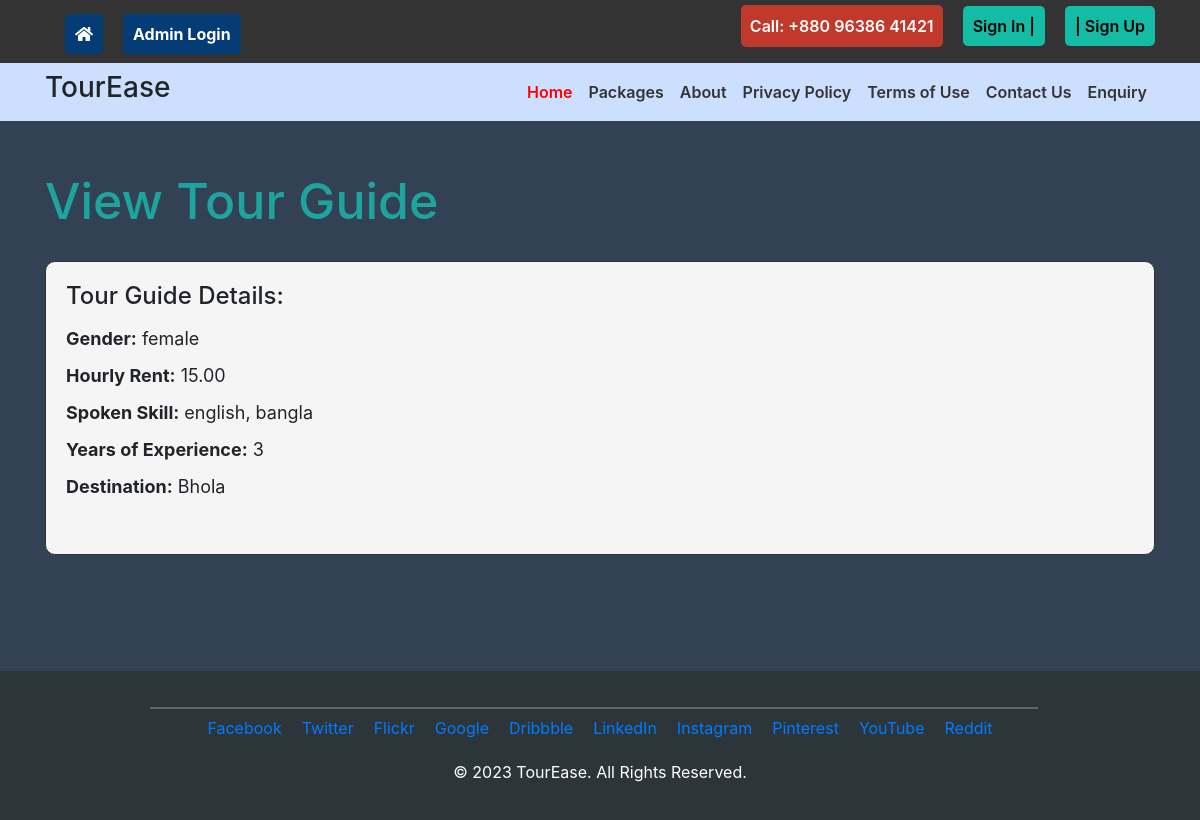
The page /view_tour_guide.php on the database its author committed.
### tables this page shows
CREATE TABLE `tour_guide` (
  `guide_id` int(11) NOT NULL,
  `gender` varchar(10) NOT NULL,
  `experience` int(11) DEFAULT NULL,
  `hourly_rent` decimal(10,2) DEFAULT NULL,
  `spoken_skill` varchar(50) DEFAULT NULL,
  `destination` varchar(100) DEFAULT NULL
);

### view_tour_guide.php (the view, shortened to what this page needs)
<!DOCTYPE html>
<html lang="en">
<head>
    <link rel="stylesheet" href="https://maxcdn.bootstrapcdn.com/bootstrap/4.5.2/css/bootstrap.min.css">
    <link href="css/bootstrap.min.css" rel="stylesheet" type="text/css" media="all">
    <link href="css/font-awesome.min.css" rel="stylesheet" type="text/css" media="all">
    <link href="css/mystyle.css" rel="stylesheet" type="text/css" />
    <link rel="stylesheet" href="https://maxcdn.bootstrapcdn.com/bootstrap/4.5.2/css/bootstrap.min.css">
</head>
<body>
<?php include('includes/header.php'); ?>
<div class="container mt-5">
    <h1 class="ticket">View Tour Guide</h1>
    <?php
    $servername = "localhost";
    $username = "root";
    $password = "";
    $dbname = "travel";
    $conn = new mysqli($servername, $username, $password, $dbname);
    $sql = "SELECT * FROM tour_guide ORDER BY guide_id DESC LIMIT 1";
    $result = $conn->query($sql);
    if ($result->num_rows > 0) {
        $row = $result->fetch_assoc();
        ?>
        <div class="ticket_div">
            <h2>Tour Guide Details:</h2>
            <p><strong>Gender:</strong> <?php echo $row['gender']; ?></p>
            <p><strong>Hourly Rent:</strong> <?php echo $row['hourly_rent']; ?></p>
            <p><strong>Spoken Skill:</strong> <?php echo $row['spoken_skill']; ?></p>
            <p><strong>Years of Experience:</strong> <?php echo $row['experience']; ?></p>
            <p><strong>Destination:</strong> <?php echo $row['destination']; ?></p>
            <br>
        </div>
        <?php
    } else {
        echo "<div class='alert alert-danger mt-3'>No booking data found.</div>";
    }
    ?>
</div>
<br><br><br><br>
<?php include('includes/footer.php'); ?>
</body>
</html>

### css/mystyle.css (style rules this page uses)
body, h1, h2, h3, h4, p, ul, li { margin: 0; padding: 0; list-style: none; }

### view_tour_guide.php (style rules this page uses)
.ticket { font-size:36px;margin-top:1em;margin-bottom:1em; }
.ticket_div { background-color:#f5f5f5;padding:20px;border:1px solid #333; }
.ticket_div h2 { font-size:24px;margin-bottom:15px; }
.ticket_div p { font-size:18px;margin-bottom:10px; }
.ticket_div strong { font-weight:bold; }
.mt-5 { margin-top:5em; }
body { background-color: rgb(51 65 85)!important; }
.container h1 { color: #1EA49E; font-size: 50px; margin-top: 50px; margin-bottom: 30px; }
.ticket_div { padding: 20px; border: 1px solid #333; border-radius: 10px; }

### includes/footer.php (style rules this page uses)
.container { border-radius: 10px!important; }

### rows shown on the page
tour_guide: gender "female", hourly_rent "15.00", spoken_skill "english, bangla", experience "3", destination "Bhola"
